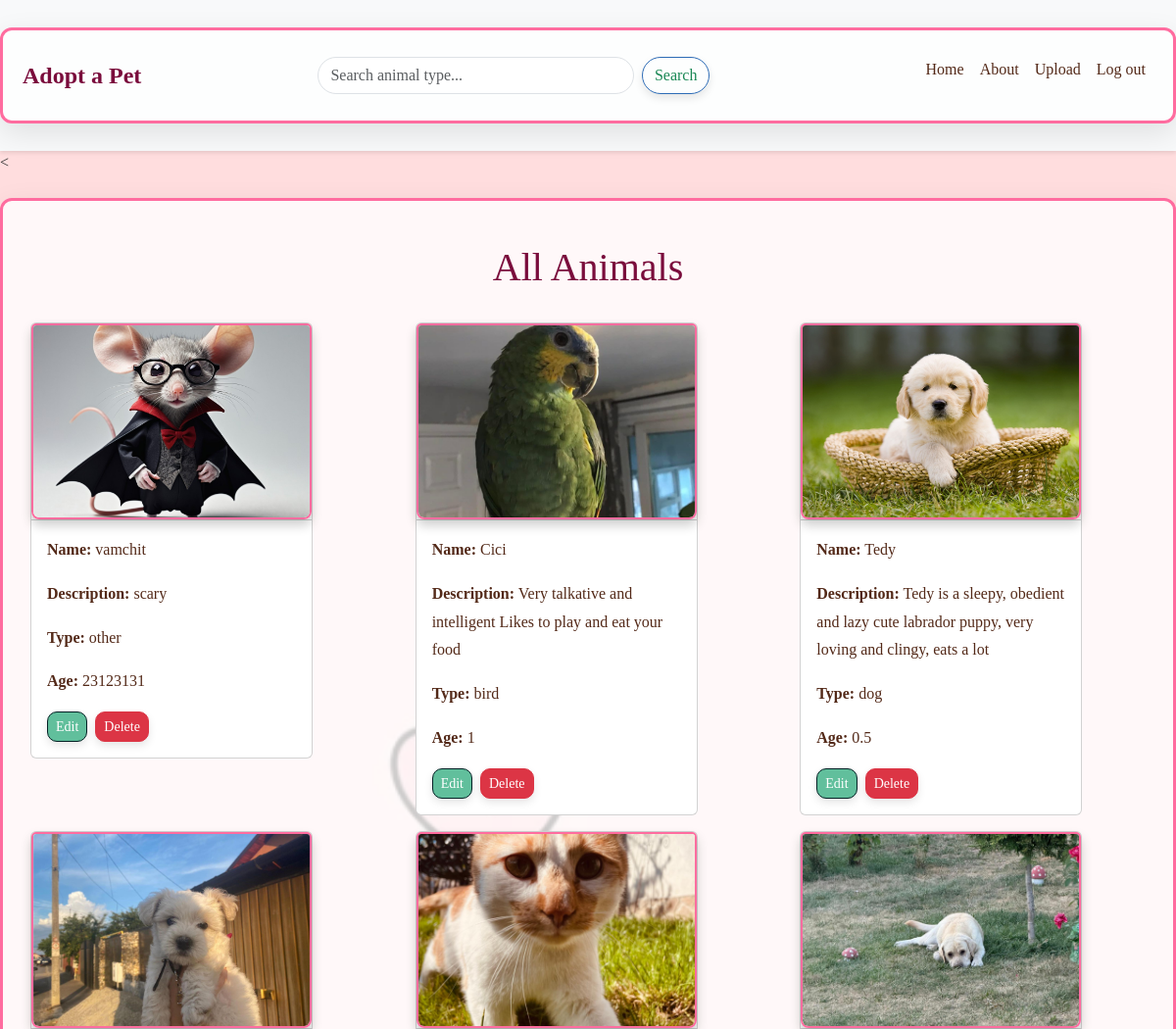
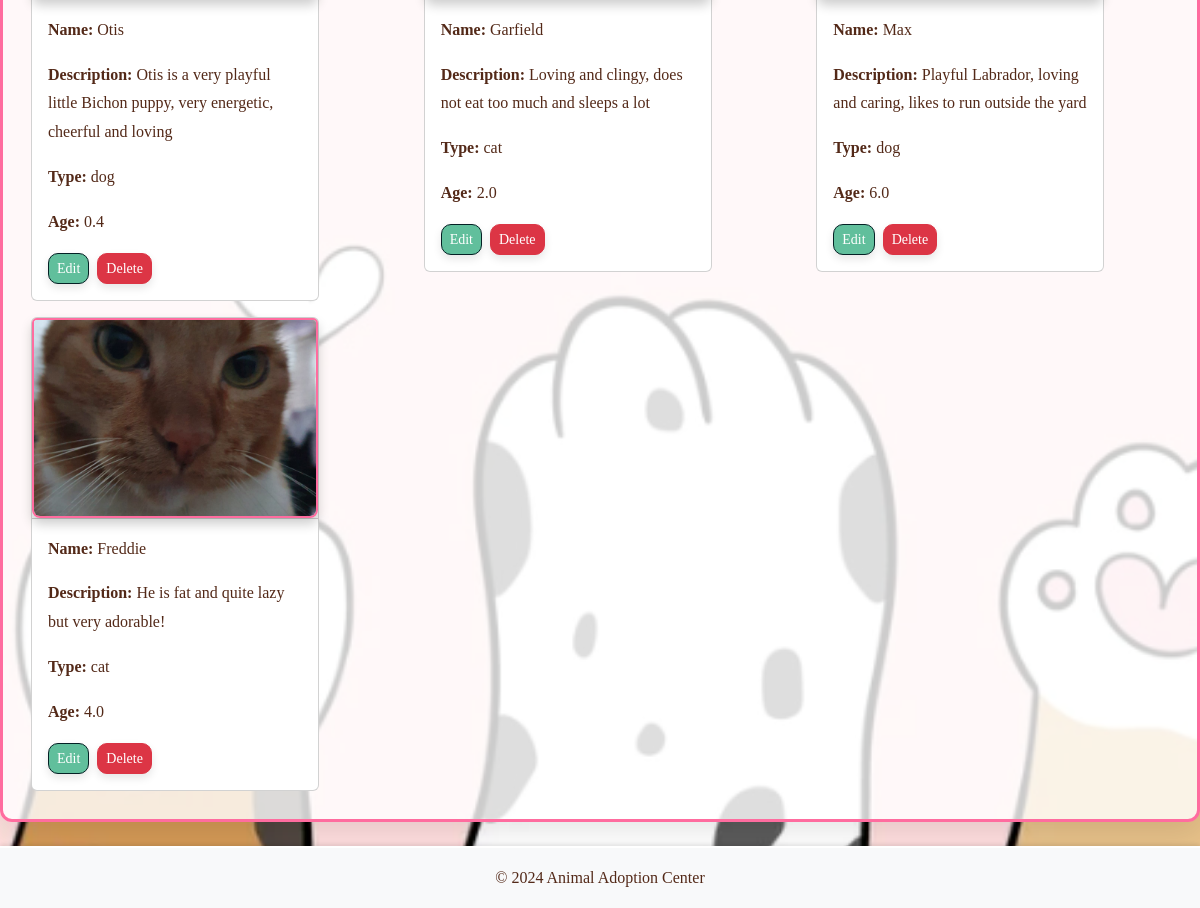
The page /animals (signed in) on the database its author committed (2 pictures, top to bottom).
### app/models.py (models this page shows, shortened)
class Animal(db.Model):
    id = db.Column(db.Integer, primary_key=True)
    name = db.Column(db.String(100), nullable=False)
    age = db.Column(db.String(20), nullable=False)  # Age stored as string (e.g., "2 years")
    animal_type = db.Column(db.String(50), nullable=False)  # e.g., "dog", "cat"
    description = db.Column(db.Text, nullable=True)
    image = db.Column(db.String(255), nullable=False)  # Path to the image file

### app/backend/routes.py (the view)
@main.route('/animals', methods=['GET'])
def animals():
    animal_type = request.args.get('type')
    if animal_type:
        animals = Animal.query.filter_by(animal_type=animal_type).all()
    else:
        animals = Animal.query.all()
    for animal in animals:
        animal.image_path = f'{animal.image}'
    return render_template('animals.html', animals=animals, filter_type=animal_type)

### app/backend/__init__.py (called while the page is built)
@login_manager.user_loader
def load_user(user_id):
    user = User.query.get(int(user_id))
    if user:
        return user
    return None

### app/models.py (called while the page is built)
    @property
    def is_active(self):
        return True  # Assuming the user is always active. You can modify this logic later.

### app/frontend/templates/animals.html (shortened to what this page needs)
{% extends "home.html" %}
{% block content %}
<h1 class="text-center my-4">All Animals</h1>
<div class="row">
    {% for animal in animals %}
    <div class="col-12 col-md-6 col-lg-4">
        <div class="card m-2" style="width: 18rem;">
            <div class="card-header p-0">
                <img src="{{ url_for('static', filename=animal.image_path) }}" class="card-img-top" alt="{{ animal.jpg }}" style="height: 200px; object-fit: cover;">
            </div>
            <div class="card-body">
                <p class="card-text"><strong>Name:</strong> {{ animal.name }}</p>
                <p class="card-text"><strong>Description:</strong> {{ animal.description }}</p>
                <p class="card-text"><strong>Type:</strong> {{ animal.animal_type }}</p>
                <p class="card-text"><strong>Age:</strong> {{ animal.age }}</p>
                <div class="d-flex justify-content-between mt-2">
                    {% if current_user.is_admin %}
                    <div class="d-flex">
                        <a href="{{ url_for('main.edit_animal', animal_id=animal.id) }}" class="btn btn-primary btn-sm me-2">Edit</a>
                        <form action="{{ url_for('main.delete_animal', animal_id=animal.id) }}" method="POST">
                            <button type="submit" class="btn btn-danger btn-sm">Delete</button>
                        </form>
                    </div>
                    {% endif %}
                </div>
            </div>
        </div>
    </div>
    {% endfor %}
</div>
{% endblock %}

### app/frontend/static/css/style.css (style rules this page uses)
body { font-family: 'Georgia', serif; background-color: #FDDCDDFF; margin: 0; padding: 0; background-image: url('/static/images/background.png'); background-size: cover; background-repeat: no-repeat; background-attachment: fixed; background-position: center; }
h1, h2 { color: #7A0C3C; font-family: 'Playfair Display', serif; }
img { border-radius: 8px; box-shadow: 0 6px 12px rgba(0, 0, 0, 0.2); border: 2px solid #ff6c9f; }
button { background-color: #ff6ca4; color: #fff; border: none; padding: 14px 28px; border-radius: 6px; cursor: pointer; font-size: 18px; box-shadow: 0 6px 12px rgba(0, 0, 0, 0.2); transition: all 0.3s ease; }
p { line-height: 1.8; color: #532918; }
.btn { transition: background-color 0.3s ease, transform 0.3s ease; }
.card-img-top { transition: transform 0.3s ease; }
.btn { border-radius: 10px; box-shadow: 0px 4px 8px rgba(0, 0, 0, 0.1); }
.btn-primary { background-color: #61bf9c; border-color: #042125; }
body { background-color: #cdc5c5; color: #333; }
.card { transition: transform 0.3s ease; }
h1 { text-align: center; margin-bottom: 30px; }
img { max-width: 100%; height: auto; display: block; margin: 0 auto; }

### rows shown on the page
Animal: shows a picture, name "vamchit", description "scary", animal_type "other", age "23123131"
Animal: shows a picture, name "Cici", description "Very talkative and intelligent Likes to play and eat your food", animal_type "bird", age "1"
Animal: shows a picture, name "Tedy", description "Tedy is a sleepy, obedient and lazy cute labrador puppy, very loving and clingy, eats a lot", animal_type "dog", age "0.5"
Animal: shows a picture, name "Otis", description "Otis is a very playful little Bichon puppy, very energetic, cheerful and loving", animal_type "dog", age "0.4"
Animal: shows a picture, name "Garfield", description "Loving and clingy, does not eat too much and sleeps a lot", animal_type "cat", age "2.0"
Animal: shows a picture, name "Max", description "Playful Labrador, loving and caring, likes to run outside the yard", animal_type "dog", age "6.0"
Animal: shows a picture, name "Freddie", description "He is fat and quite lazy but very adorable!", animal_type "cat", age "4.0"
